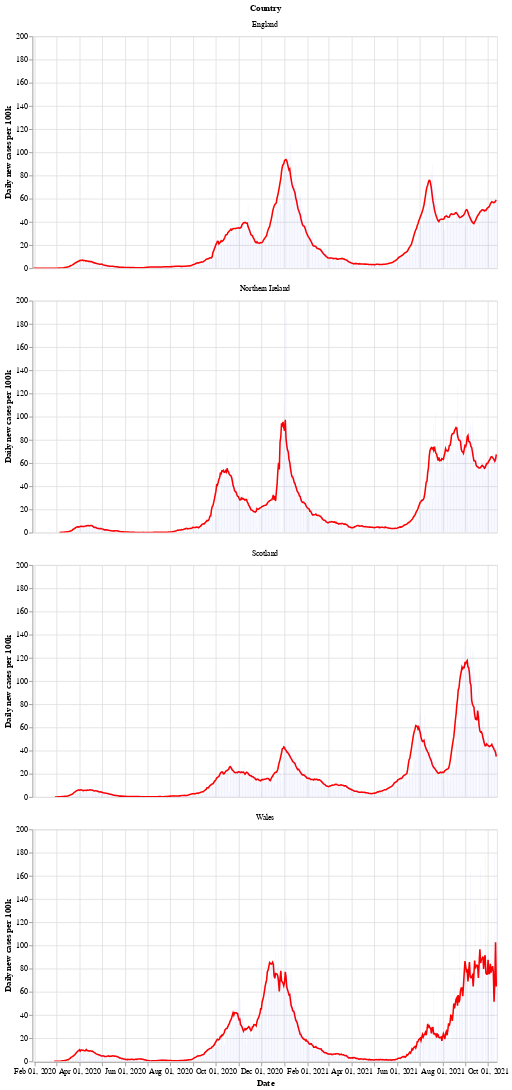

Notebook code cell kept with this figure:
### Markdown cell above
Next is a bar chart of the number of new cases in each country (per 100k population), with the 7 day moving average of cases. Again we see that Wales saw a longer period of raising and falling cases compared to the other countries.

After a period of cases falling, each nation is now seeing a rise in the number of cases - especially in Wales.

### Code cell
# collapse
bars = alt.Chart(uk_cases).mark_bar().encode(
    x=alt.X("yearmonthdate(date):T", axis=alt.Axis(title='Date')),
    y=alt.Y("newCasesRate:Q", axis=alt.Axis(title='Daily new cases per 100k')),
    tooltip='newCasesRate',
    color=alt.condition(
        alt.datum.dailyChange > 0,
        alt.value("orange"),  # The positive color
        alt.value("blue")  # The negative color
    )
).properties(title='New cases per 100k population with rolling 7 day average', width=600).interactive()
line = alt.Chart(uk_cases).mark_line(
    color='red',
    size=2,
).transform_window(
    rolling_mean='mean(newCasesRate)',
    frame=[0, 7],
    groupby=['areaName']
).encode(
    x='yearmonthdate(date):T',
    y='rolling_mean:Q'
)
alt.layer(line, bars, data=uk_cases).facet(alt.Row('areaName', title='Country'), columns=1)

### Figure 1 — Vega-Lite specification as saved in the notebook (floating-point values rounded to 4 significant figures; data arrays with more than 128 entries replaced by an {"elided": "..."} marker saying what was removed)
{"config": {"view": {"continuousWidth": 400, "continuousHeight": 300}}, "data": {"name": "data-5bbf50c7c6aca0ac1e32010aa3abcc6c"}, "facet": {"type": "nominal", "field": "areaName", "title": "Country"}, "spec": {"layer": [{"mark": {"type": "line", "color": "red", "size": 2}, "encoding": {"x": {"type": "temporal", "field": "date", "timeUnit": "yearmonthdate"}, "y": {"type": "quantitative", "field": "rolling_mean"}}, "transform": [{"window": [{"op": "mean", "field": "newCasesRate", "as": "rolling_mean"}], "frame": [0, 7], "groupby": ["areaName"]}]}, {"mark": "bar", "encoding": {"color": {"condition": {"value": "orange", "test": "(datum.dailyChange > 0)"}, "value": "blue"}, "tooltip": {"type": "quantitative", "field": "newCasesRate"}, "x": {"type": "temporal", "axis": {"title": "Date"}, "field": "date", "timeUnit": "yearmonthdate"}, "y": {"type": "quantitative", "axis": {"title": "Daily new cases per 100k"}, "field": "newCasesRate"}}, "selection": {"selector002": {"type": "interval", "bind": "scales", "encodings": ["x", "y"]}}, "title": "New cases per 100k population with rolling 7 day average", "width": 600}]}, "columns": 1, "$schema": "https://vega.github.io/schema/vega-lite/v4.8.1.json", "datasets": {"data-5bbf50c7c6aca0ac1e32010aa3abcc6c": {"elided": "2396 records"}}}
